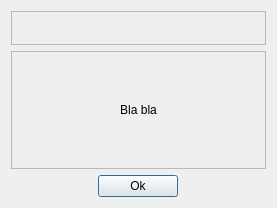
<?xml version="1.0" encoding="UTF-8"?>
<ui version="4.0">
 <class>AboutDialog</class>
 <widget class="QDialog" name="AboutDialog">
  <property name="geometry">
   <rect>
    <x>0</x>
    <y>0</y>
    <width>277</width>
    <height>208</height>
   </rect>
  </property>
  <property name="windowTitle">
   <string>About</string>
  </property>
  <layout class="QGridLayout" name="gridLayout" rowstretch="0,1,0">
   <item row="0" column="0" colspan="3">
    <widget class="QFrame" name="frameLogoAndTitle">
     <property name="frameShape">
      <enum>QFrame::StyledPanel</enum>
     </property>
     <property name="frameShadow">
      <enum>QFrame::Raised</enum>
     </property>
     <layout class="QGridLayout" name="gridLayoutFrameLogoAndTitle">
      <item row="0" column="0">
       <widget class="QLabel" name="labelLogoPixmap">
        <property name="sizePolicy">
         <sizepolicy hsizetype="Fixed" vsizetype="Fixed">
          <horstretch>0</horstretch>
          <verstretch>0</verstretch>
         </sizepolicy>
        </property>
        <property name="pixmap">
         <pixmap resource="qchdman.qrc">:/images/logo-small.png</pixmap>
        </property>
        <property name="margin">
         <number>4</number>
        </property>
       </widget>
      </item>
     </layout>
    </widget>
   </item>
   <item row="1" column="0" colspan="3">
    <widget class="QFrame" name="frameCredits">
     <property name="frameShape">
      <enum>QFrame::StyledPanel</enum>
     </property>
     <property name="frameShadow">
      <enum>QFrame::Raised</enum>
     </property>
     <layout class="QGridLayout" name="gridLayoutFrameCredits">
      <item row="0" column="0">
       <widget class="QLabel" name="labelCredits">
        <property name="text">
         <string notr="true">Bla bla</string>
        </property>
        <property name="alignment">
         <set>Qt::AlignCenter</set>
        </property>
        <property name="wordWrap">
         <bool>true</bool>
        </property>
        <property name="margin">
         <number>4</number>
        </property>
        <property name="openExternalLinks">
         <bool>true</bool>
        </property>
       </widget>
      </item>
     </layout>
    </widget>
   </item>
   <item row="2" column="0">
    <spacer name="horizontalSpacer1">
     <property name="orientation">
      <enum>Qt::Horizontal</enum>
     </property>
     <property name="sizeHint" stdset="0">
      <size>
       <width>125</width>
       <height>20</height>
      </size>
     </property>
    </spacer>
   </item>
   <item row="2" column="1">
    <widget class="QPushButton" name="pushButtonOk">
     <property name="text">
      <string>Ok</string>
     </property>
    </widget>
   </item>
   <item row="2" column="2">
    <spacer name="horizontalSpacer2">
     <property name="orientation">
      <enum>Qt::Horizontal</enum>
     </property>
     <property name="sizeHint" stdset="0">
      <size>
       <width>125</width>
       <height>20</height>
      </size>
     </property>
    </spacer>
   </item>
  </layout>
 </widget>
 <resources>
  <include location="qchdman.qrc"/>
 </resources>
 <connections>
  <connection>
   <sender>pushButtonOk</sender>
   <signal>clicked()</signal>
   <receiver>AboutDialog</receiver>
   <slot>accept()</slot>
   <hints>
    <hint type="sourcelabel">
     <x>184</x>
     <y>256</y>
    </hint>
    <hint type="destinationlabel">
     <x>186</x>
     <y>207</y>
    </hint>
   </hints>
  </connection>
 </connections>
</ui>
